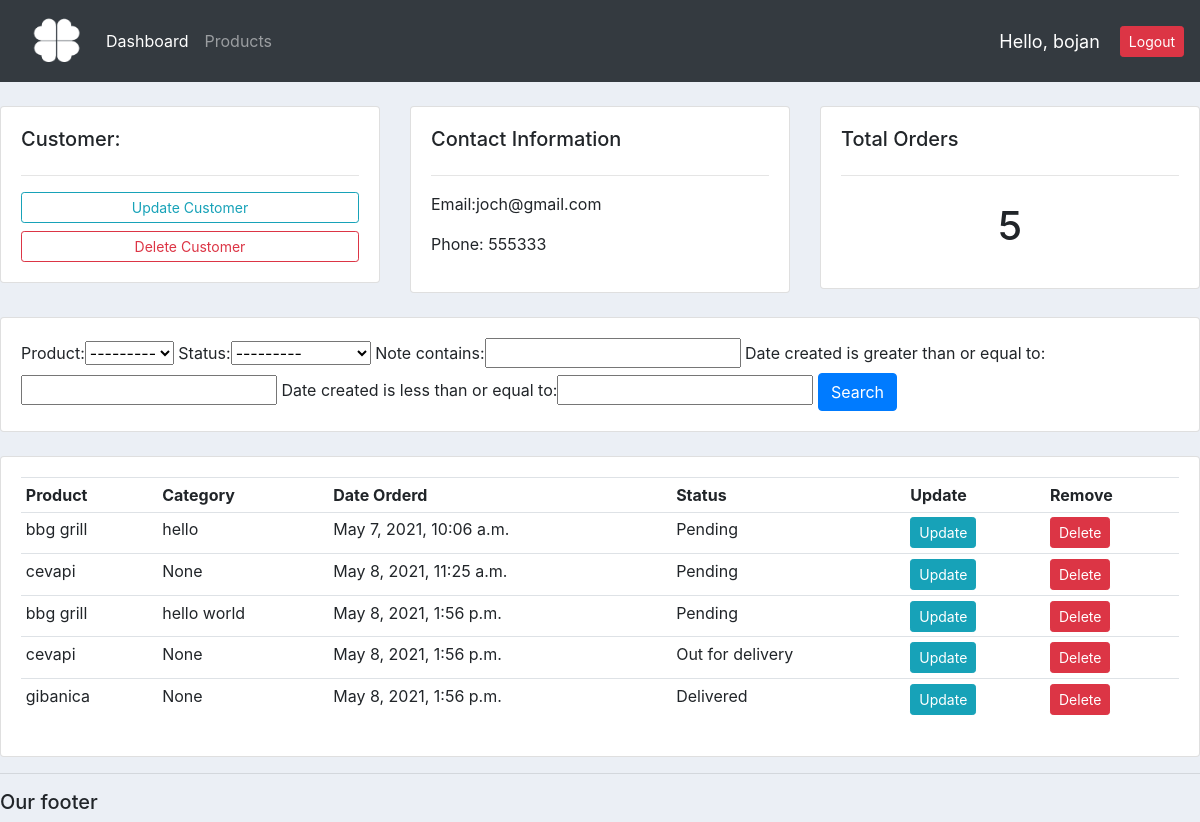
Page /customer/1 (signed in) on the committed database.
### accounts/models.py (models this page shows, shortened)
class Customer(models.Model):
    user= models.OneToOneField(User, null=True,blank=True, on_delete=models.CASCADE)
    name= models.CharField(max_length=200, null=True)
    phone= models.CharField(max_length=200, null=True)
    email= models.CharField(max_length=200,null=True)
    date_created= models.DateTimeField(auto_now_add=True,null=True)
    profile_pic=models.ImageField(default="ikoo.png",null=True, blank=True)

class Order(models.Model):
    STATUS=(
        ('Pending','Pending'),
        ('Out for delivery','Out for delivery'),
        ('Delivered','Delivered'),
    )
    customer=models.ForeignKey(Customer, null=True, on_delete=models.SET_NULL)
    product=models.ForeignKey(Product, null= True, on_delete=models.SET_NULL)
    date_created=models.DateTimeField(auto_now_add=True)
    status=models.CharField(max_length=200, null=True,choices=STATUS)
    note=models.CharField(max_length=1000, null=True)

class Product(models.Model):
    CATEGORY=(
        ('Indoor','Indoor'),
        ('Out Door','Out Door'),
    )
    name=models.CharField(max_length=200, null=True)
    price=models.CharField(max_length=200, null=True)
    category=models.CharField(max_length=200, null=True, choices=CATEGORY)
    description=models.CharField(max_length=200, null=True, blank=True)
    date_created=models.DateTimeField(auto_now_add=True,null=True)
    tags=models.ManyToManyField(Tag)
    def __str__(self):
        return self.name

### accounts/decorators.py (the view)
        def wrapper_func(request, *args,**kwargs):
            group=None
            if request.user.groups.exists():
                group = request.user.groups.all()[0].name
            if group in allowed_roles:
                return view_func(request, *args,**kwargs)
            else:
                return HttpResponse('You are not authorized')
            return view_func(request, *args,**kwargs)

### accounts/views.py (called while the page is built)
@login_required(login_url='login')
@allowed_users(allowed_roles='admin')
def customer(request,pk):
    customer=Customer.objects.get(id=pk)
    orders=customer.order_set.all()
    order_count=orders.count()
    myFilter=OrderFilter(request.GET, queryset=orders)
    orders=myFilter.qs
    context={'customer':customer, 'orders':orders,'order_count':order_count, 'myFilter':myFilter}
    return render(request,'accounts/customer.html',context)

### accounts/templates/accounts/customer.html
{% extends 'accounts/main.html'%}
{% block content %}
<br>
<div class="row">
	<div class="col-md">
		<div class="card card-body">
			<h5>Customer:</h5>
			<hr>
			<a class="btn btn-outline-info  btn-sm btn-block" href="">Update Customer</a>
			<a class="btn btn-outline-danger  btn-sm btn-block" href="">Delete Customer</a>
		</div>
	</div>
	<div class="col-md">
		<div class="card card-body">
			<h5>Contact Information</h5>
			<hr>
			<p>Email:{{customer.email}} </p>
			<p>Phone: {{customer.phone}} </p>
		</div>
	</div>
	<div class="col-md">
		<div class="card card-body">
			<h5>Total Orders</h5>
			<hr>
			<h1 style="text-align: center;padding: 10px">{{order_count}}</h1>
		</div>
	</div>
</div>
<br>
<div class="row">
	<div class="col">
		<div class="card card-body">
			<form method="get">
				{{myFilter.form}}
		    <button class="btn btn-primary" type="submit">Search</button>
		  </form>
		</div>
	</div>
</div>
<br>
<div class="row">
	<div class="col-md">
		<div class="card card-body">
			<table class="table table-sm">
				<tr>
					<th>Product</th>
					<th>Category</th>
					<th>Date Orderd</th>
					<th>Status</th>
					<th>Update</th>
					<th>Remove</th>
				</tr>
				{% for order in orders %}
				<tr>
					<td>{{order.product}}</td>
					<td>{{order.note}}</td>
					<td>{{order.date_created}}</td>
					<td>{{order.status}}</td>
					<td><a class="btn btn-info btn-sm" href="{% url 'update_order' order.id %}">Update</a></td>
					<td><a class="btn btn-danger btn-sm" href="{% url 'delete_order' order.id %}">Delete</a></td>
				</tr>
				{% endfor %}
			</table>
		</div>
	</div>
</div>
{% endblock %}

### accounts/templates/accounts/navbar.html (shortened to what this page needs)
{% load static %}
<nav class="navbar navbar-expand-lg navbar-dark bg-dark">
  <a class="nav-link" href="{% url 'home' %}"> <img id="logo" src="{% static 'images/ikoo.png'%}"  alt=""> </a>
    <div class="collapse navbar-collapse" id="navbarNav">
      <ul class="navbar-nav">
        {% if request.user.is_staff %}
        <li class="nav-item active">
          <a class="nav-link" href="{% url 'home' %}">Dashboard </a>
        </li>
        <li class="nav-item">
          <a class="nav-link" href="{% url 'products' %}">Products</a>
        </li>
        {% else %}
        <li class="nav-item">
          <a class="nav-link" href="{% url 'account' %}">Settings</a>
        </li>
       {% endif%}
      </ul>
    </div>
    <span id="hello-msg">Hello, {{request.user}}</span>
    <span><a class="btn btn-danger btn-sm" href="{% url 'logout' %}">Logout</a></span>
  </nav>

### static/css/main.css (style rules this page uses)
img#logo { width: 50px; height: 50px; }
body { background-color: #ebeff5; }

### accounts/templates/accounts/navbar.html (style rules this page uses)
#hello-msg { font-size: 18px; color: #fff; margin-right: 20px; }

### rows in the picture
Customer: email "joch@gmail.com", phone "555333"
Order: product "bbg grill", note "hello", date_created "May 7, 2021, 10:06 a.m.", status "Pending"
Order: product "cevapi", note "None", date_created "May 8, 2021, 11:25 a.m.", status "Pending"
Order: product "bbg grill", note "hello world", date_created "May 8, 2021, 1:56 p.m.", status "Pending"
Order: product "cevapi", note "None", date_created "May 8, 2021, 1:56 p.m.", status "Out for delivery"
Order: product "gibanica", note "None", date_created "May 8, 2021, 1:56 p.m.", status "Delivered"

### other values in the picture
{{ request.user }} "bojan"
{{ order_count }} "5"
